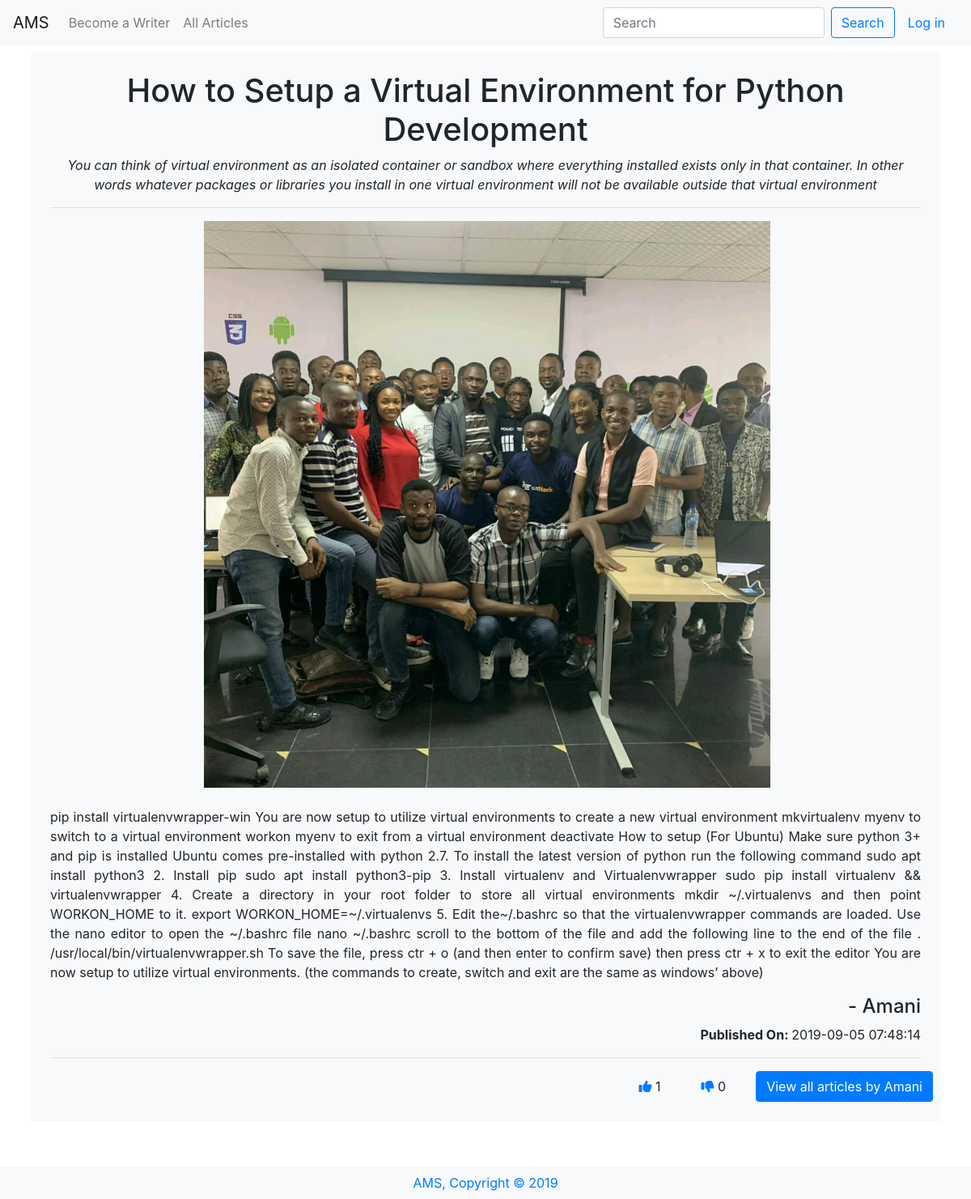
Page /viewone/8 on the committed database.
### tables this page shows
CREATE TABLE 'articles' ('id' integer PRIMARY KEY AUTOINCREMENT NOT NULL, 'userid' smallint NOT NULL, 'title' varchar(255) NOT NULL, 'description' varchar(300) NOT NULL, 'content' text NOT NULL, 'like' smallint, 'dislike' smallint, 'image' bytea, 'date' timestamp NOT NULL DEFAULT CURRENT_TIMESTAMP);

CREATE TABLE users(
    id INTEGER NOT NULL PRIMARY KEY,
    username VARCHAR(255) NOT NULL UNIQUE,
    email VARCHAR(255) NOT NULL UNIQUE,
    password VARCHAR(255) NOT NULL
);

### application.py (the view)
@app.route("/viewone/<id>")
def viewone(id):
    rows = db.execute("SELECT * FROM users JOIN articles ON users.id = articles.userid WHERE articles.id=:id", id=id)
    return render_template("viewone.html", datum=rows[0])

### application.py (called while the page is built)
@app.after_request
def after_request(response):
    response.headers["Cache-Control"] = "no-cache, no-store, must-revalidate"
    response.headers["Expires"] = 0
    response.headers["Pragma"] = "no-cache"
    return response

### templates/viewone.html
{% extends "layout.html" %} {% block title %} View - {{ datum.title }} {% endblock %}
{% block main%}
      <div class="article mb-5 bg-light p-4">
        <div class="article_head">
        <h1>{{ datum.title }}</h1>
        <p><i>{{ datum.description }}</i></p>
      </div>
        <div class="article_body" id="more{{ datum.id }}">
        <hr>
        <div class="article_image mb-4"><img src="/static/testpic.jpeg" alt="{{ datum.title }}"></div>
        <p class="text-justify">{{ datum.content }}</p>
      </div>
      <h4 class="text-right">- {{ datum.username }}</h4>
      <p class="text-right"><b>Published On: </b>{{ datum.date }}</p>
      <hr>
        <div class="article_footer row">
          <a href="/like/{{ datum.id }}" class="btn mr-4 btn"><i class="fas fa-thumbs-up text-primary"></i>
            {{ datum.like }}</a>
        <a href="/dislike/{{ datum.id }}" class="btn mr-4 btn"><i class="fas fa-thumbs-down text-primary"></i>
            {{ datum.dislike }}</a>
          <a href="/viewall/{{ datum.userid }}"><button class="float-right btn btn-primary">View all articles by {{ datum.username }}</button></a>
        </div>
      </div>
    {% endblock %}

### static/styles.css (style rules this page uses)
h1 { text-align: center; }
.article_image { display: flex; max-height: 700px; }
.article_image img { object-fit: contain; }
.article_footer { display: flex; justify-content: flex-end; }

### rows in the picture
articles: title "How to Setup a Virtual Environment for Python Development", description "You can think of virtual environment as an isolated container or sandbox where everything installed exists only in that container. In other words whatever packages or libraries you install in one virtual environment will not be available outside that virtual environment", content "pip install virtualenvwrapper-win You are now setup to utilize virtual environments to create a new virtual environment mkvirtualenv myenv to switch to a virtual environment workon myenv to exit from a virtual environment deactivate How to setup (For Ubuntu) Make sure python 3+ and pip is installed Ubuntu comes pre-installed with python 2.7. To install the latest version of python run the following command sudo apt install python3 2. Install pip sudo apt install python3-pip 3. Install virtualenv and Virtualenvwrapper sudo pip install virtualenv && virtualenvwrapper 4. Create a directory in your root folder to store all virtual environments mkdir ~/.virtualenvs and then point WORKON_HOME to…", date "2019-09-05 07:48:14", like "1", dislike "0"
users: username "Amani"
